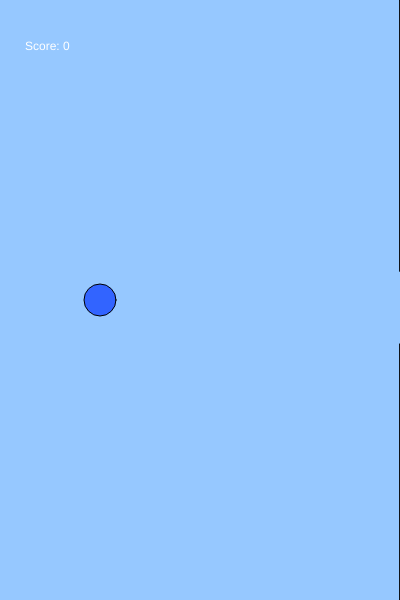
Frame 1 (no input)
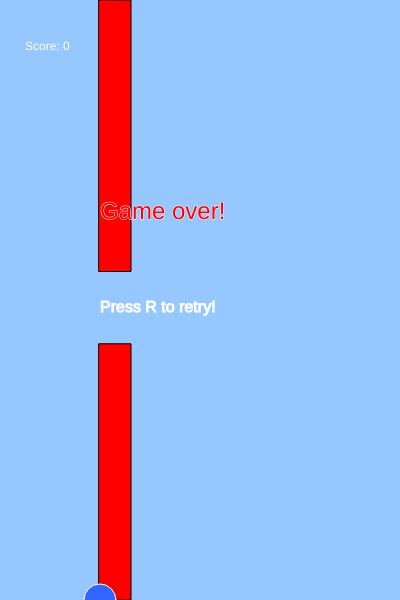
Frame 60 (no input)
Frame 120 (the mouse pressed at the canvas centre since frame 60): identical to frame 60, image omitted

The p5.js sketch that drew these frames (run headless with seeded random() and noise() and a simulated clock; from frame 60 on, the mouse is pressed at the canvas centre):

// p5.js sketch
// ── sketch.js
var bird;
var pipes = [];
var score;
var freeze = false;
var y = 0;

function setup() {
  createCanvas(400,600);
  bird = new Bird();
  pipes.push(new Pipe());
  score = 0;
}

function draw() {
  
  background(150,200,255);
      
  for(var i = pipes.length-1; i >= 0; i--){
    pipes[i].show();
    pipes[i].update();
    
    if(pipes[i].hits(bird)) {
      freeze = true;
      pipes[i].stopped();
      fill(255,0,0);
      stroke(255);
      textSize(24);
      text("Game over!",width/2-100, height/2-100, 200, 200);
      fill(255);
      textSize(16);
      text("Press R to retry!", width/2-100, height/2,200,200);
    }
    
    if(pipes[i].passed(bird)) {
      score++;
    }
    
    if(pipes[i].offscreen()) {
      pipes.splice(i, 1);
    }
  }
  
  bird.show();
  bird.update();
  noStroke();
  fill(255);
  textSize(12);
  text("Score: "+score, 25, 50);
  if(frameCount % 50 === 0 && freeze === false) {
    pipes.push(new Pipe());
  }
}

function keyPressed() {
  if(key == ' ' && freeze === false) {
    bird.up();
    console.log("SPACE");
  }
  
  if(key == 'R' && freeze == true) {
    score = 0;
    for(var i = 0; i < pipes.length; i++) {
      pipes.splice(i);
    }
    bird.y = width/2;
    console.log("retry");
    freeze = false;
  }
}
// ── bird.js
function Bird() {
  this.y = height/2;
  this.x = 100;
  
  this.gravity = 0.8;
  this.lift = -13;
  this.velocity = 0;
  
  this.show = function() {
    fill(50,100,255);
    ellipse(this.x, this.y, 32, 32);
  }
  
  this.up = function() {
    this.velocity += this.lift;
  }
  
  this.update = function() {
    this.velocity += this.gravity;
    this.velocity *= 0.9;
    this.y += this.velocity;
    
    if(this.y > height) {
      this.y = height;
      this.velocity = 0;
    }
    
    if(this.y < 0) {
      this.y = 0;
      this.velocity = 0;
    }
  }
}
// ── pipe.js
function Pipe() {
 this.top = random(250,height/2-20);
 this.bottom = random(250,height/2-20);
 this.x = width;
 this.w = 32;
 this.speed = 7;
 this.freeze = false;
 
 this.highlight = false;
 
 this.hits = function(bird) {
   if(bird.y < this.top || bird.y > height - this.bottom) {
     if(bird.x > this.x && bird.x < this.x + this.w) {
       this.highlight = true;
       return true;
     }
   }
   this.highlight = false;
   return false;
 }
 
 this.show = function() {
   stroke(0);
   fill(50,220,50);
   if(this.highlight == true) {
     fill(255,0,0);
   }
   rect(this.x, 0, this.w, this.top);
   rect(this.x, height-this.bottom, this.w, this.bottom);
   
 }
  
  this.update = function() {
    this.x -= this.speed;
  }
  
  this.passed = function(bird) {
    return this.x <= bird.x-28 && this.x >= bird.x-34;
  }
  
  this.offscreen = function() {
    return this.x < -this.w;
  }
  
  this.stopped = function() {
    this.speed = 0;
    this.freeze = true;
  }
}
